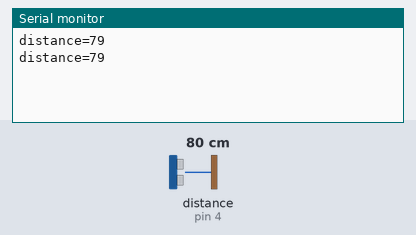
This sketch was run on a simulated Arduino Uno, built with avr-gcc and run on an emulated ATmega328P. Parts: the last lines printed to the serial monitor. Wiring (inferred from the names in the program): ultrasonic range finder: trigger pin 5; echo pin 4. The test bench sets the inputs (shaded band); at power-on: distance to the obstacle (sensor on pin 4) 80 cm. The echo pulse lasts 58.3 µs per cm.

Above: at 1.8 s.
1.9 s: distance to the obstacle (sensor on pin 4) set to 2 cm
At 2.7 s:
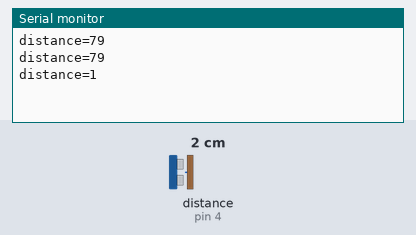
3.4 s: distance to the obstacle (sensor on pin 4) set to 4 cm
At 4.8 s:
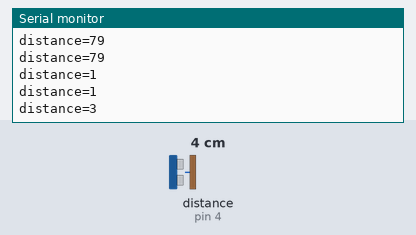
Timing chart, 0 to 6.4 s (numbered marks = the images above; inputs shaded):
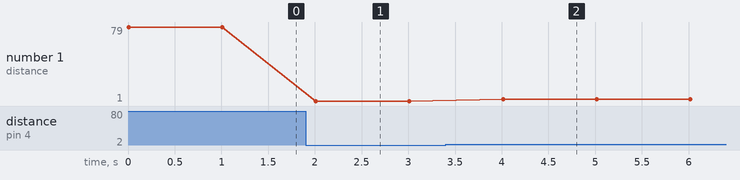

The sketch:

sonic.ino
```cpp
int TrigPin=5;
int EchoPin=4;
void setup(){
Serial.begin(9600);
pinMode(TrigPin, OUTPUT); // 設定 TrigPiTrigPi n輸出
pinMode(EchoPin, INPUT);
}

void loop() {
long duration, distance;
digitalWrite(TrigPin, LOW);
delayMicroseconds(2);
digitalWrite(TrigPin, HIGH);
delayMicroseconds(10);
digitalWrite(TrigPin, LOW) ;
duration = pulseIn(EchoPin, HIGH);
distance = (duration/2) / 29.1;
Serial.print("distance=");
Serial.println(distance);
delay(1000);
}
```

Measured:
- after the input at 1.9 s, the serial monitor: prints a new line after 0.11 s (image 1)
- after the input at 3.4 s, the serial monitor: prints a new line after 0.61 s (image 2)
- plotted number 1: 79 → 1 after the input at 1.9 s, 1 → 3 after the input at 3.4 s
